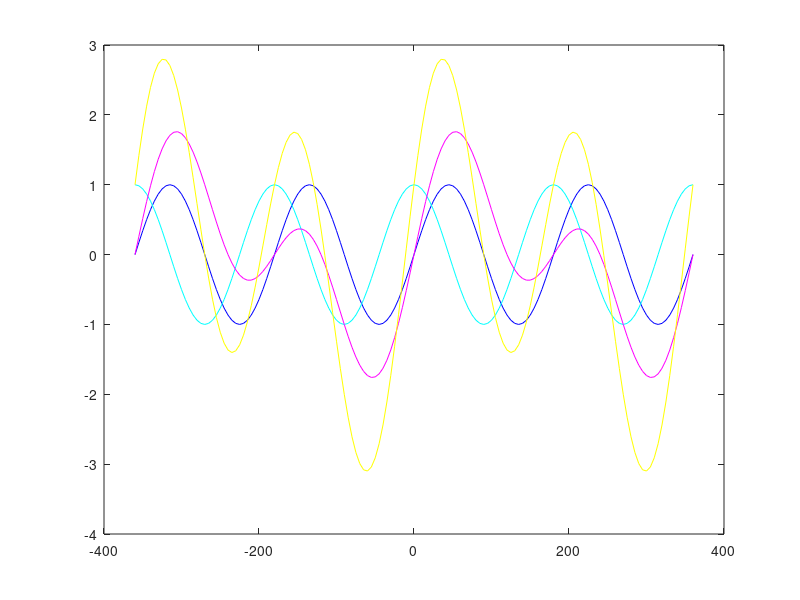

Reproduce this figure in MATLAB.
x = [-360:5:360];
y1 = sind(2*x);
y2 = cosd(2*x);
y3 = sind(x)+sind(2*x);
y4 = y1 + y2 + y3;
figure;
plot(x,y1,'b',x,y2,'c',x,y3,'m',x,y4,'y')
